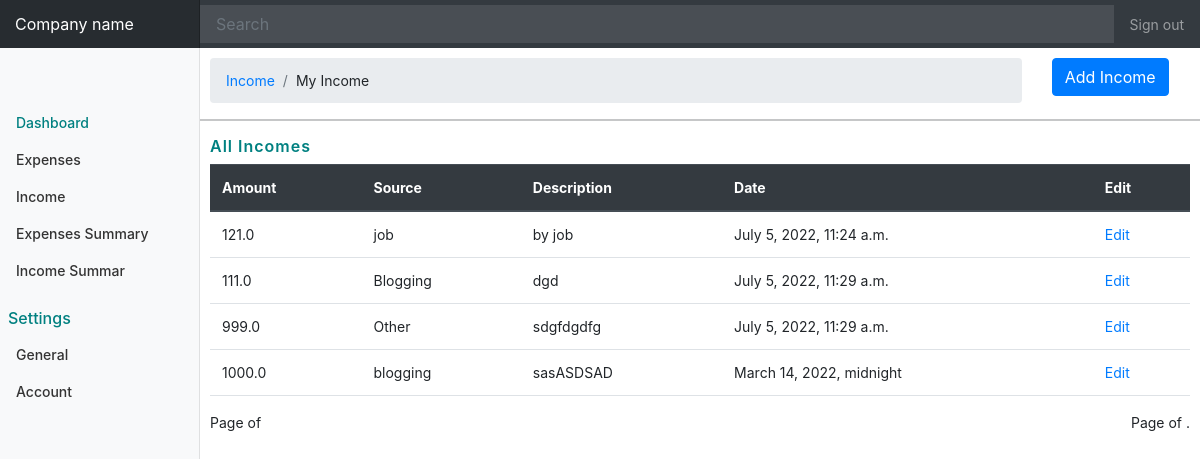
Screenshot of /income/my_income (signed in) with the database file from the repository.
### userincome/models.py (models this page shows, shortened)
class AddIncome(models.Model):
    income_amount= models.FloatField()
    date= models.DateTimeField()
    income_desc= models.TextField()
    owner= models.ForeignKey(to=User, on_delete=models.CASCADE)
    income_source= models.CharField(max_length=255)

### userincome/views.py (the view, shortened to what this page needs)
# urls.py: path('my_income', views.income_index, name="user_income_index"),
def income_index(request):
  if not request.user.is_authenticated:
        return redirect ('user_log')
  current_user= request.user
  print(current_user)
  income_data= AddIncome.objects.filter(owner=current_user)
  user_income={
    'income_data': income_data
  }
  paginator= Paginator(income_data, 2)
  page_number= request.GET.get('page')
  page_obj = Paginator.get_page(paginator, page_number)
  print(page_obj)
  return render(request, 'income/index.html', user_income)

### templates/income/index.html (shortened to what this page needs)
{% extends 'bash.html' %}
{% block content %}
<div class="row">
  <div class="col-md-10">
    <nav aria-label="breadcrumb" class="nav_navigarion">
      <ol class="breadcrumb">
        <li class="breadcrumb-item"><a href="#">Income</a></li>
        <li class="breadcrumb-item">My Income</< /li>
      </ol>
    </nav>
  </div>
  <div class="col-md-2">
    <button type="button" class="btn btn-primary" data-toggle="modal" data-target="#exampleModal">
      Add Income
    </button>
  </div>
  <hr>
</div>
<div class="all_expences">
  <h6>All Incomes</h6>
</div>
<table class="table">
  <thead class="thead-dark">
    <tr>
      <th scope="col">Amount</th>
      <th scope="col">Source</th>
      <th scope="col">Description</th>
      <th scope="col">Date</th>
      <th scope="col">Edit</th>
    </tr>
  </thead>
  <tbody>
    {% for income in income_data %}
    <tr>
      <td>{{income.income_amount}}</td>
      <td>{{income.income_source}}</td>
      <td>{{income.income_desc}}</td>
      <td>{{income.date}}</td>
      <td><a href="{% url 'edit_income' income.id %}">Edit</a></td>
    </tr>
    {% endfor %}
  </tbody>
</table>
<div class="paginator" style="display: flex; justify-content: space-between;">
  <div>
    <span>
      Page {{ page_obj.number }} of {{ page_obj.paginator.num_pages }}
    </span>
  </div>
  <div>
    <div class="pagination">
      <span class="step-links">
        <span class="current">
          Page {{ page_obj.number }} of {{ page_obj.paginator.num_pages }}.
        </span>
      </span>
    </div>
  </div>
</div>
</div>
{% endblock %}

### static/css/bash.css (style rules this page uses)
body { font-size: .875rem; }

### static/css/addExpence.css (style rules this page uses)
.all_expences h6 { color: teal; font-weight: 600; letter-spacing: 1px; }

### rows the page displays
AddIncome: income_amount "121.0", income_source "job", income_desc "by job", date "July 5, 2022, 11:24 a.m."
AddIncome: income_amount "111.0", income_source "Blogging", income_desc "dgd", date "July 5, 2022, 11:29 a.m."
AddIncome: income_amount "999.0", income_source "Other", income_desc "sdgfdgdfg", date "July 5, 2022, 11:29 a.m."
AddIncome: income_amount "1000.0", income_source "blogging", income_desc "sasASDSAD", date "March 14, 2022, midnight"
